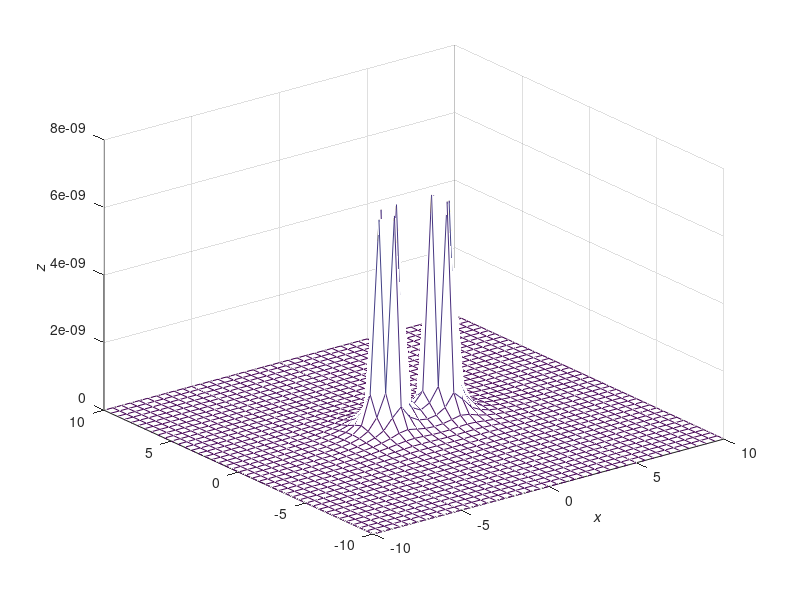

Reproduce this figure in MATLAB.
clear; % 清除变量
clf; % 清除当前图像窗口
q=1.602e-19; % 元电荷电量
k=1/(4*pi*8.85e-12); % 静电力常量
a=1.6; % 正电荷的单位距离
b=1.6; % 负电荷的单位距离
x=-10:0.5:10; % 横坐标范围
y=x; % 纵坐标范围
[X,Y]=meshgrid(x,y); % 设置坐标网格点 meshgrid生成网格采样点
rp=sqrt((X-a).^2+(Y).^2); % 第一个正电荷到场点的距离
rm=sqrt((X+b).^2+(Y).^2); % 第一个负电荷到场点的距离
V=q*k*(1./rp-1./rm); % 计算电势
[Ex,Ey]=gradient(-V); % 计算场强
AE=sqrt(Ex.^2+Ey.^2);
Ex=Ex./AE;
Ey=Ey./AE; % 场强归一化，使箭头等长
cv=linspace(min(min(V)),max(max(V)),250); % 产生250个电位值
contourf(X,Y,V,cv,'r-') % 用红实线画填色等位线图
title('电偶极子的场'), % 显示标题
hold on % 保持图像
quiver(X,Y,Ex,Ey,0.7) % 第五输入宗量0.7使场强箭头长短适中
plot(a,0,'wo',a,0,'w+') % 用绿线画正电荷位置
plot(-b,0,'go',-b,0,'g-') % 用黄线画负电荷位置
xlabel('x'); % 显示横坐标
ylabel('y'), % 显示纵坐标
hold off % 保持图像
surf(X,Y,V)
xlabel('\itx'); 
zlabel('\itz');
hold off % 保持图像
mesh(X,Y,AE)
xlabel('\itx'); 
zlabel('\itz');
hold off % 保持图像

